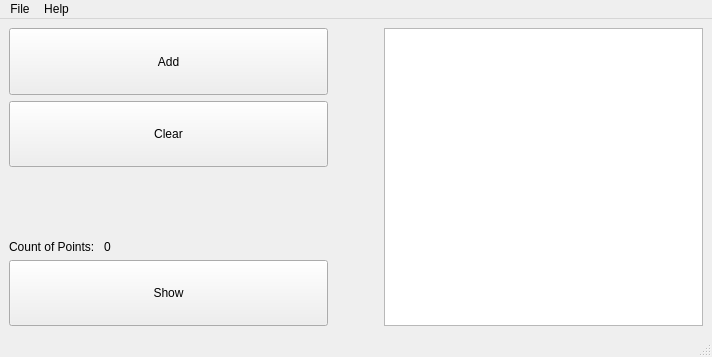
<?xml version="1.0" encoding="UTF-8"?>
<ui version="4.0">
 <class>MainWindow</class>
 <widget class="QMainWindow" name="MainWindow">
  <property name="geometry">
   <rect>
    <x>0</x>
    <y>0</y>
    <width>712</width>
    <height>357</height>
   </rect>
  </property>
  <property name="sizePolicy">
   <sizepolicy hsizetype="Preferred" vsizetype="Preferred">
    <horstretch>0</horstretch>
    <verstretch>0</verstretch>
   </sizepolicy>
  </property>
  <property name="baseSize">
   <size>
    <width>0</width>
    <height>0</height>
   </size>
  </property>
  <property name="windowTitle">
   <string>MainWindow</string>
  </property>
  <widget class="QWidget" name="centralwidget">
   <layout class="QHBoxLayout" name="horizontalLayout">
    <item>
     <layout class="QVBoxLayout" name="verticalLayout">
      <property name="sizeConstraint">
       <enum>QLayout::SetMinAndMaxSize</enum>
      </property>
      <property name="leftMargin">
       <number>0</number>
      </property>
      <property name="topMargin">
       <number>0</number>
      </property>
      <item>
       <widget class="QPushButton" name="addPushButton">
        <property name="sizePolicy">
         <sizepolicy hsizetype="Minimum" vsizetype="Expanding">
          <horstretch>0</horstretch>
          <verstretch>0</verstretch>
         </sizepolicy>
        </property>
        <property name="minimumSize">
         <size>
          <width>100</width>
          <height>0</height>
         </size>
        </property>
        <property name="maximumSize">
         <size>
          <width>400</width>
          <height>100</height>
         </size>
        </property>
        <property name="baseSize">
         <size>
          <width>100</width>
          <height>100</height>
         </size>
        </property>
        <property name="text">
         <string>Add</string>
        </property>
       </widget>
      </item>
      <item>
       <widget class="QPushButton" name="clearPushButton">
        <property name="sizePolicy">
         <sizepolicy hsizetype="Minimum" vsizetype="Expanding">
          <horstretch>0</horstretch>
          <verstretch>0</verstretch>
         </sizepolicy>
        </property>
        <property name="maximumSize">
         <size>
          <width>400</width>
          <height>100</height>
         </size>
        </property>
        <property name="text">
         <string>Clear</string>
        </property>
       </widget>
      </item>
      <item>
       <spacer name="verticalSpacer_2">
        <property name="orientation">
         <enum>Qt::Vertical</enum>
        </property>
        <property name="sizeType">
         <enum>QSizePolicy::MinimumExpanding</enum>
        </property>
        <property name="sizeHint" stdset="0">
         <size>
          <width>0</width>
          <height>40</height>
         </size>
        </property>
       </spacer>
      </item>
      <item>
       <layout class="QFormLayout" name="formLayout">
        <property name="sizeConstraint">
         <enum>QLayout::SetDefaultConstraint</enum>
        </property>
        <item row="0" column="0">
         <widget class="QLabel" name="pointLabel">
          <property name="sizePolicy">
           <sizepolicy hsizetype="Preferred" vsizetype="Preferred">
            <horstretch>0</horstretch>
            <verstretch>0</verstretch>
           </sizepolicy>
          </property>
          <property name="maximumSize">
           <size>
            <width>400</width>
            <height>100</height>
           </size>
          </property>
          <property name="text">
           <string>Count of Points: </string>
          </property>
         </widget>
        </item>
        <item row="0" column="1">
         <widget class="QLabel" name="countPointLabel">
          <property name="text">
           <string>0</string>
          </property>
         </widget>
        </item>
       </layout>
      </item>
      <item>
       <widget class="QPushButton" name="showPushButton">
        <property name="sizePolicy">
         <sizepolicy hsizetype="Minimum" vsizetype="Expanding">
          <horstretch>0</horstretch>
          <verstretch>0</verstretch>
         </sizepolicy>
        </property>
        <property name="maximumSize">
         <size>
          <width>400</width>
          <height>100</height>
         </size>
        </property>
        <property name="text">
         <string>Show</string>
        </property>
       </widget>
      </item>
     </layout>
    </item>
    <item>
     <spacer name="horizontalSpacer">
      <property name="orientation">
       <enum>Qt::Horizontal</enum>
      </property>
      <property name="sizeType">
       <enum>QSizePolicy::Fixed</enum>
      </property>
      <property name="sizeHint" stdset="0">
       <size>
        <width>50</width>
        <height>0</height>
       </size>
      </property>
     </spacer>
    </item>
    <item>
     <widget class="QTextBrowser" name="pointTextBrowser">
      <property name="sizePolicy">
       <sizepolicy hsizetype="Minimum" vsizetype="Minimum">
        <horstretch>0</horstretch>
        <verstretch>0</verstretch>
       </sizepolicy>
      </property>
      <property name="maximumSize">
       <size>
        <width>16777215</width>
        <height>16777215</height>
       </size>
      </property>
      <property name="readOnly">
       <bool>false</bool>
      </property>
     </widget>
    </item>
   </layout>
  </widget>
  <widget class="QMenuBar" name="menubar">
   <property name="geometry">
    <rect>
     <x>0</x>
     <y>0</y>
     <width>712</width>
     <height>22</height>
    </rect>
   </property>
   <widget class="QMenu" name="menuFile">
    <property name="title">
     <string>File</string>
    </property>
    <addaction name="actionFileOpen"/>
    <addaction name="actionFileSave"/>
   </widget>
   <widget class="QMenu" name="menuHelp">
    <property name="title">
     <string>Help</string>
    </property>
    <addaction name="actionHelp"/>
    <addaction name="separator"/>
   </widget>
   <addaction name="menuFile"/>
   <addaction name="menuHelp"/>
  </widget>
  <widget class="QStatusBar" name="statusbar"/>
  <action name="actionFileOpen">
   <property name="text">
    <string>Open</string>
   </property>
  </action>
  <action name="actionFileSave">
   <property name="text">
    <string>Save</string>
   </property>
  </action>
  <action name="actionHelp">
   <property name="text">
    <string>Help</string>
   </property>
  </action>
 </widget>
 <resources/>
 <connections/>
</ui>
